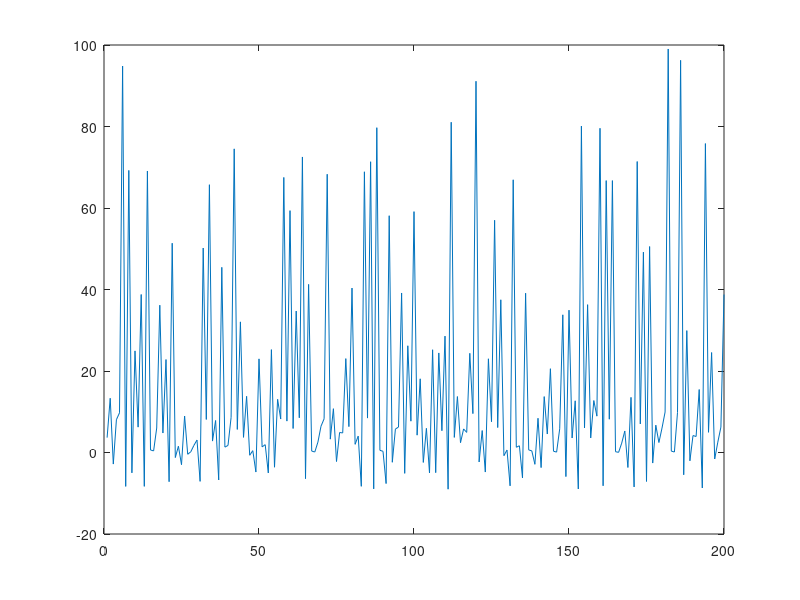

Here is the MATLAB script that generated this plot:
clc;
clear;
close all;
fclose all;

fid = fopen('MyText.txt','r');

X = [];

while (~feof(fid))

    x = fscanf(fid,'%f\r\n');
    X = [X x];

end

fclose(fid);

plot(X);
